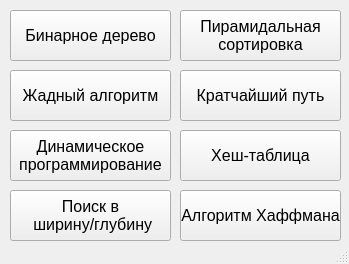
<?xml version="1.0" encoding="UTF-8"?>
<ui version="4.0">
 <class>MainWindow</class>
 <widget class="QMainWindow" name="MainWindow">
  <property name="geometry">
   <rect>
    <x>0</x>
    <y>0</y>
    <width>349</width>
    <height>264</height>
   </rect>
  </property>
  <property name="windowTitle">
   <string>MainWindow</string>
  </property>
  <widget class="QWidget" name="centralwidget">
   <widget class="QPushButton" name="TreeButton">
    <property name="geometry">
     <rect>
      <x>10</x>
      <y>10</y>
      <width>161</width>
      <height>51</height>
     </rect>
    </property>
    <property name="font">
     <font>
      <pointsize>12</pointsize>
     </font>
    </property>
    <property name="text">
     <string>Бинарное дерево</string>
    </property>
   </widget>
   <widget class="QPushButton" name="GreedyButton">
    <property name="geometry">
     <rect>
      <x>10</x>
      <y>70</y>
      <width>161</width>
      <height>51</height>
     </rect>
    </property>
    <property name="font">
     <font>
      <pointsize>12</pointsize>
     </font>
    </property>
    <property name="text">
     <string>Жадный алгоритм</string>
    </property>
   </widget>
   <widget class="QPushButton" name="DynButton">
    <property name="geometry">
     <rect>
      <x>10</x>
      <y>130</y>
      <width>161</width>
      <height>51</height>
     </rect>
    </property>
    <property name="font">
     <font>
      <pointsize>12</pointsize>
     </font>
    </property>
    <property name="text">
     <string>Динамическое 
программирование</string>
    </property>
   </widget>
   <widget class="QPushButton" name="BDFSButton">
    <property name="geometry">
     <rect>
      <x>10</x>
      <y>190</y>
      <width>161</width>
      <height>51</height>
     </rect>
    </property>
    <property name="font">
     <font>
      <pointsize>12</pointsize>
     </font>
    </property>
    <property name="text">
     <string>Поиск в
 ширину/глубину</string>
    </property>
   </widget>
   <widget class="QPushButton" name="SortButton">
    <property name="geometry">
     <rect>
      <x>180</x>
      <y>10</y>
      <width>161</width>
      <height>51</height>
     </rect>
    </property>
    <property name="font">
     <font>
      <pointsize>12</pointsize>
     </font>
    </property>
    <property name="text">
     <string>Пирамидальная 
сортировка</string>
    </property>
   </widget>
   <widget class="QPushButton" name="ShortButton">
    <property name="geometry">
     <rect>
      <x>180</x>
      <y>70</y>
      <width>161</width>
      <height>51</height>
     </rect>
    </property>
    <property name="font">
     <font>
      <pointsize>12</pointsize>
     </font>
    </property>
    <property name="text">
     <string>Кратчайший путь</string>
    </property>
   </widget>
   <widget class="QPushButton" name="HashButton">
    <property name="geometry">
     <rect>
      <x>180</x>
      <y>130</y>
      <width>161</width>
      <height>51</height>
     </rect>
    </property>
    <property name="font">
     <font>
      <pointsize>12</pointsize>
     </font>
    </property>
    <property name="text">
     <string>Хеш-таблица</string>
    </property>
   </widget>
   <widget class="QPushButton" name="HuffmanButton">
    <property name="geometry">
     <rect>
      <x>180</x>
      <y>190</y>
      <width>161</width>
      <height>51</height>
     </rect>
    </property>
    <property name="font">
     <font>
      <pointsize>12</pointsize>
     </font>
    </property>
    <property name="text">
     <string>Алгоритм Хаффмана</string>
    </property>
   </widget>
  </widget>
  <widget class="QStatusBar" name="statusbar"/>
 </widget>
 <resources/>
 <connections/>
</ui>
